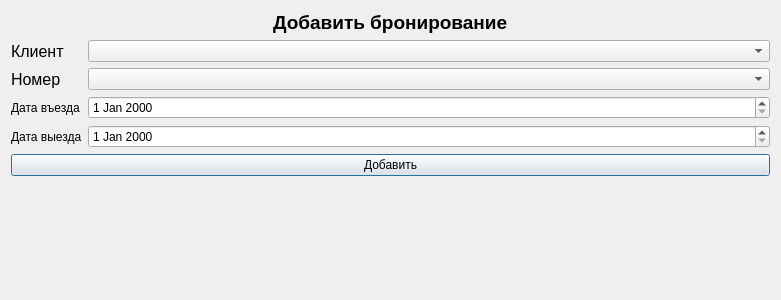
<?xml version="1.0" encoding="UTF-8"?>
<ui version="4.0">
 <class>Dialog</class>
 <widget class="QDialog" name="Dialog">
  <property name="geometry">
   <rect>
    <x>0</x>
    <y>0</y>
    <width>781</width>
    <height>300</height>
   </rect>
  </property>
  <property name="minimumSize">
   <size>
    <width>300</width>
    <height>300</height>
   </size>
  </property>
  <property name="windowTitle">
   <string>Dialog</string>
  </property>
  <layout class="QVBoxLayout" name="verticalLayout_2">
   <item>
    <layout class="QVBoxLayout" name="verticalLayout">
     <item alignment="Qt::AlignHCenter|Qt::AlignTop">
      <widget class="QLabel" name="title">
       <property name="font">
        <font>
         <pointsize>14</pointsize>
         <weight>75</weight>
         <bold>true</bold>
        </font>
       </property>
       <property name="text">
        <string>Добавить бронирование</string>
       </property>
      </widget>
     </item>
     <item>
      <layout class="QFormLayout" name="formLayout">
       <item row="0" column="0">
        <widget class="QLabel" name="client_label">
         <property name="font">
          <font>
           <pointsize>12</pointsize>
          </font>
         </property>
         <property name="text">
          <string>Клиент</string>
         </property>
        </widget>
       </item>
       <item row="0" column="1">
        <widget class="QComboBox" name="client_combobox"/>
       </item>
       <item row="1" column="0">
        <widget class="QLabel" name="room_number">
         <property name="font">
          <font>
           <pointsize>12</pointsize>
          </font>
         </property>
         <property name="text">
          <string>Номер</string>
         </property>
        </widget>
       </item>
       <item row="1" column="1">
        <widget class="QComboBox" name="room_combobox"/>
       </item>
       <item row="2" column="0">
        <widget class="QLabel" name="check_in_date">
         <property name="text">
          <string>Дата въезда</string>
         </property>
        </widget>
       </item>
       <item row="2" column="1">
        <widget class="QDateEdit" name="check_in_date"/>
       </item>
       <item row="3" column="0">
        <widget class="QLabel" name="check_out">
         <property name="text">
          <string>Дата выезда</string>
         </property>
        </widget>
       </item>
       <item row="3" column="1">
        <widget class="QDateEdit" name="check_out_date"/>
       </item>
      </layout>
     </item>
     <item>
      <widget class="QPushButton" name="add_button">
       <property name="text">
        <string>Добавить</string>
       </property>
      </widget>
     </item>
     <item>
      <spacer name="verticalSpacer">
       <property name="orientation">
        <enum>Qt::Vertical</enum>
       </property>
       <property name="sizeHint" stdset="0">
        <size>
         <width>20</width>
         <height>40</height>
        </size>
       </property>
      </spacer>
     </item>
    </layout>
   </item>
  </layout>
 </widget>
 <resources/>
 <connections/>
</ui>
